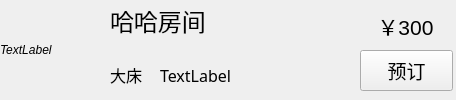
<?xml version="1.0" encoding="UTF-8"?>
<ui version="4.0">
 <class>Wgt_room</class>
 <widget class="QWidget" name="Wgt_room">
  <property name="geometry">
   <rect>
    <x>0</x>
    <y>0</y>
    <width>456</width>
    <height>100</height>
   </rect>
  </property>
  <property name="minimumSize">
   <size>
    <width>1</width>
    <height>0</height>
   </size>
  </property>
  <property name="baseSize">
   <size>
    <width>0</width>
    <height>0</height>
   </size>
  </property>
  <property name="font">
   <font>
    <italic>true</italic>
    <stylestrategy>PreferDefault</stylestrategy>
   </font>
  </property>
  <property name="cursor">
   <cursorShape>CrossCursor</cursorShape>
  </property>
  <property name="windowTitle">
   <string>Form</string>
  </property>
  <widget class="QLabel" name="pic">
   <property name="geometry">
    <rect>
     <x>0</x>
     <y>0</y>
     <width>100</width>
     <height>100</height>
    </rect>
   </property>
   <property name="text">
    <string>TextLabel</string>
   </property>
  </widget>
  <widget class="QLabel" name="name">
   <property name="geometry">
    <rect>
     <x>110</x>
     <y>0</y>
     <width>191</width>
     <height>41</height>
    </rect>
   </property>
   <property name="font">
    <font>
     <family>黑体</family>
     <pointsize>18</pointsize>
     <italic>false</italic>
    </font>
   </property>
   <property name="text">
    <string>哈哈房间</string>
   </property>
  </widget>
  <widget class="QLabel" name="type">
   <property name="geometry">
    <rect>
     <x>110</x>
     <y>50</y>
     <width>51</width>
     <height>50</height>
    </rect>
   </property>
   <property name="font">
    <font>
     <family>微软雅黑</family>
     <pointsize>12</pointsize>
     <italic>false</italic>
    </font>
   </property>
   <property name="text">
    <string>大床</string>
   </property>
  </widget>
  <widget class="QLabel" name="price">
   <property name="geometry">
    <rect>
     <x>360</x>
     <y>10</y>
     <width>91</width>
     <height>31</height>
    </rect>
   </property>
   <property name="font">
    <font>
     <pointsize>16</pointsize>
     <italic>false</italic>
    </font>
   </property>
   <property name="cursor">
    <cursorShape>UpArrowCursor</cursorShape>
   </property>
   <property name="layoutDirection">
    <enum>Qt::LeftToRight</enum>
   </property>
   <property name="text">
    <string>￥300</string>
   </property>
   <property name="alignment">
    <set>Qt::AlignCenter</set>
   </property>
  </widget>
  <widget class="QPushButton" name="pBtn_newOrder">
   <property name="geometry">
    <rect>
     <x>360</x>
     <y>50</y>
     <width>93</width>
     <height>41</height>
    </rect>
   </property>
   <property name="font">
    <font>
     <family>宋体</family>
     <pointsize>14</pointsize>
     <italic>false</italic>
    </font>
   </property>
   <property name="text">
    <string>预订</string>
   </property>
  </widget>
  <widget class="QLabel" name="ori_price">
   <property name="geometry">
    <rect>
     <x>310</x>
     <y>10</y>
     <width>71</width>
     <height>31</height>
    </rect>
   </property>
   <property name="font">
    <font>
     <family>Arial</family>
     <pointsize>12</pointsize>
     <italic>false</italic>
     <underline>false</underline>
     <strikeout>true</strikeout>
    </font>
   </property>
   <property name="text">
    <string/>
   </property>
  </widget>
  <widget class="QLabel" name="sum">
   <property name="geometry">
    <rect>
     <x>160</x>
     <y>50</y>
     <width>201</width>
     <height>50</height>
    </rect>
   </property>
   <property name="font">
    <font>
     <family>微软雅黑</family>
     <pointsize>12</pointsize>
     <italic>false</italic>
    </font>
   </property>
   <property name="text">
    <string>TextLabel</string>
   </property>
  </widget>
 </widget>
 <resources/>
 <connections/>
</ui>
